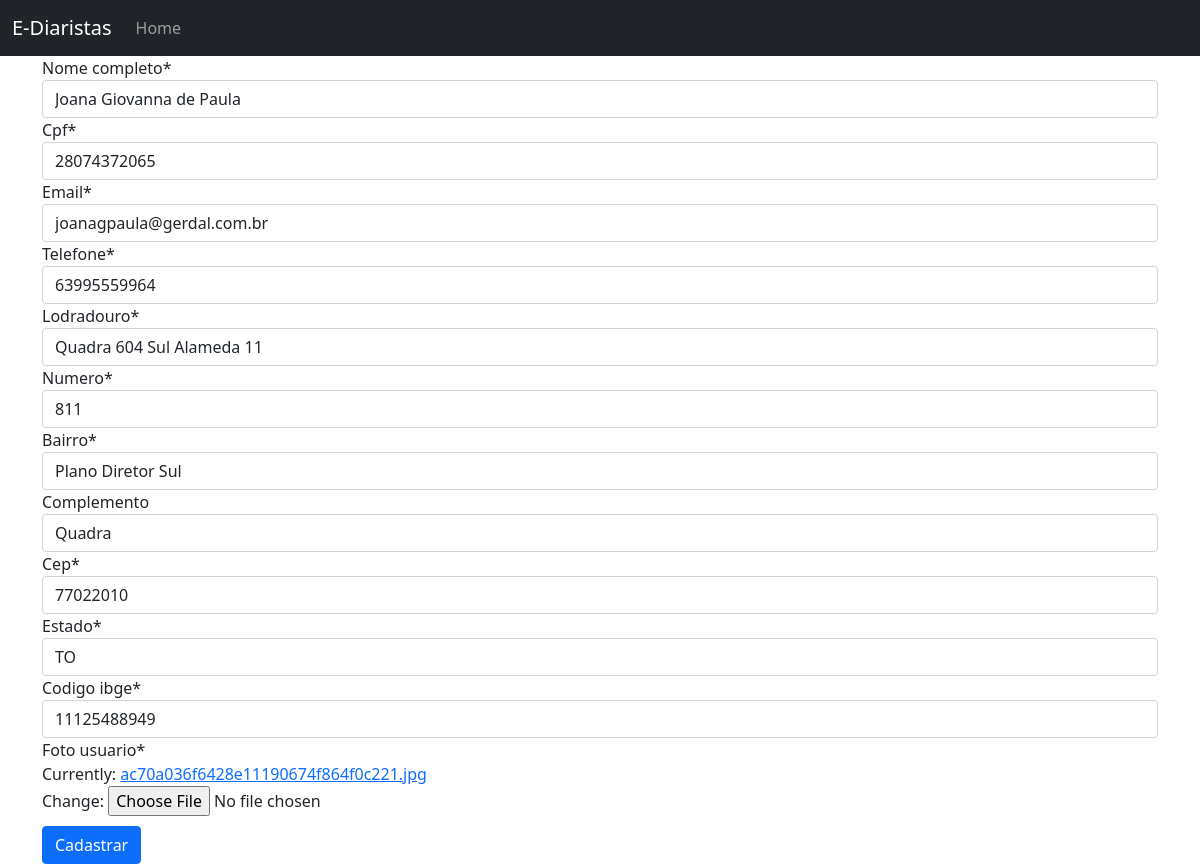
/web/editar_diarista/3, run on the app's committed database.
### web/models.py (models this page shows)
class Diarista(models.Model):
    nome_completo = models.CharField(max_length=100, null=False, blank=False)
    cpf = models.CharField(max_length=12, null=False, blank=False, unique=True)
    email = models.EmailField(null=False, blank=False, unique=True)
    telefone = models.CharField(max_length=11, null=False, blank=False)
    lodradouro = models.CharField(max_length=60, null=False, blank=False)
    numero = models.IntegerField(null=False, blank=False)
    bairro = models.CharField(max_length=30, null=False, blank=False)
    complemento = models.CharField(max_length=100, null=False, blank=True)
    cep = models.CharField(max_length=8, null=False, blank=False)
    estado = models.CharField(max_length=2, null=False, blank=False)
    codigo_ibge = models.IntegerField(null=False, blank=False)
    foto_usuario = models.ImageField(null=False)

### web/views.py (the view)
# urls.py: path('editar_diarista/<int:diarista_id>', editar_diarista, name='editar_diarista'),
def editar_diarista(request, diarista_id):
    diarista = Diarista.objects.get(id=diarista_id)
    if request.method == 'POST':
        form_diarista = diarista_form.DiaristaForm(request.POST or None, request.FILES, instance=diarista)
        if form_diarista.is_valid():
            form_diarista.save()
            return redirect('listar_diaristas')
    else:
        form_diarista = diarista_form.DiaristaForm(instance=diarista)
    return render(request, 'form_diarista.html', {'form_diarista': form_diarista})

### web/forms/diarista_form.py
class DiaristaForm(forms.ModelForm):
    class Meta:
        model = Diarista
        fields = '__all__'

### web/templates/form_diarista.html (shortened to what this page needs)
{% extends "base.html" %}
{% load crispy_forms_tags %}
{% block conteudo %}
    <form method="post" enctype="multipart/form-data">
        {{form_diarista | crispy}}
        <button type="submit" class="btn btn-primary" style="margin-top:10px;">Cadastrar</button>
    </form>
{% endblock conteudo %}

### data on the page
Diarista: nome_completo "Joana Giovanna de Paula", cpf "28074372065", email "joanagpaula@gerdal.com.br", telefone "63995559964", lodradouro "Quadra 604 Sul Alameda 11", numero "811", bairro "Plano Diretor Sul", complemento "Quadra", cep "77022010", estado "TO", codigo_ibge "11125488949"
